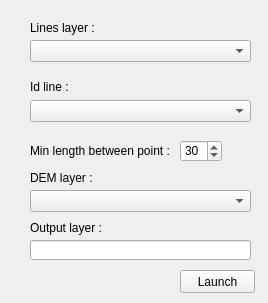
<?xml version="1.0" encoding="UTF-8"?>
<ui version="4.0">
 <class>Form</class>
 <widget class="QWidget" name="Form">
  <property name="geometry">
   <rect>
    <x>0</x>
    <y>0</y>
    <width>268</width>
    <height>303</height>
   </rect>
  </property>
  <property name="windowTitle">
   <string>Ridge to point network</string>
  </property>
  <widget class="QLabel" name="label">
   <property name="geometry">
    <rect>
     <x>30</x>
     <y>20</y>
     <width>71</width>
     <height>16</height>
    </rect>
   </property>
   <property name="text">
    <string>Lines layer :</string>
   </property>
  </widget>
  <widget class="QLabel" name="label_2">
   <property name="geometry">
    <rect>
     <x>30</x>
     <y>220</y>
     <width>81</width>
     <height>16</height>
    </rect>
   </property>
   <property name="text">
    <string>Output layer :</string>
   </property>
  </widget>
  <widget class="QComboBox" name="lineComboBox">
   <property name="geometry">
    <rect>
     <x>30</x>
     <y>40</y>
     <width>221</width>
     <height>22</height>
    </rect>
   </property>
  </widget>
  <widget class="QComboBox" name="idLineComboBox">
   <property name="geometry">
    <rect>
     <x>30</x>
     <y>100</y>
     <width>221</width>
     <height>22</height>
    </rect>
   </property>
  </widget>
  <widget class="QSpinBox" name="minLengthBox">
   <property name="geometry">
    <rect>
     <x>180</x>
     <y>140</y>
     <width>42</width>
     <height>22</height>
    </rect>
   </property>
   <property name="value">
    <number>30</number>
   </property>
  </widget>
  <widget class="QLabel" name="label_3">
   <property name="geometry">
    <rect>
     <x>30</x>
     <y>80</y>
     <width>46</width>
     <height>13</height>
    </rect>
   </property>
   <property name="text">
    <string>Id line :</string>
   </property>
  </widget>
  <widget class="QLabel" name="label_4">
   <property name="geometry">
    <rect>
     <x>30</x>
     <y>140</y>
     <width>141</width>
     <height>21</height>
    </rect>
   </property>
   <property name="text">
    <string>Min length between point :</string>
   </property>
  </widget>
  <widget class="QLabel" name="label_5">
   <property name="geometry">
    <rect>
     <x>30</x>
     <y>170</y>
     <width>91</width>
     <height>16</height>
    </rect>
   </property>
   <property name="text">
    <string>DEM layer :</string>
   </property>
  </widget>
  <widget class="QComboBox" name="DEMComboBox">
   <property name="geometry">
    <rect>
     <x>30</x>
     <y>190</y>
     <width>221</width>
     <height>22</height>
    </rect>
   </property>
  </widget>
  <widget class="QPushButton" name="launchButton">
   <property name="geometry">
    <rect>
     <x>180</x>
     <y>270</y>
     <width>75</width>
     <height>23</height>
    </rect>
   </property>
   <property name="text">
    <string>Launch</string>
   </property>
  </widget>
  <widget class="QLineEdit" name="outputEdit">
   <property name="geometry">
    <rect>
     <x>30</x>
     <y>240</y>
     <width>221</width>
     <height>20</height>
    </rect>
   </property>
  </widget>
 </widget>
 <resources/>
 <connections/>
</ui>
